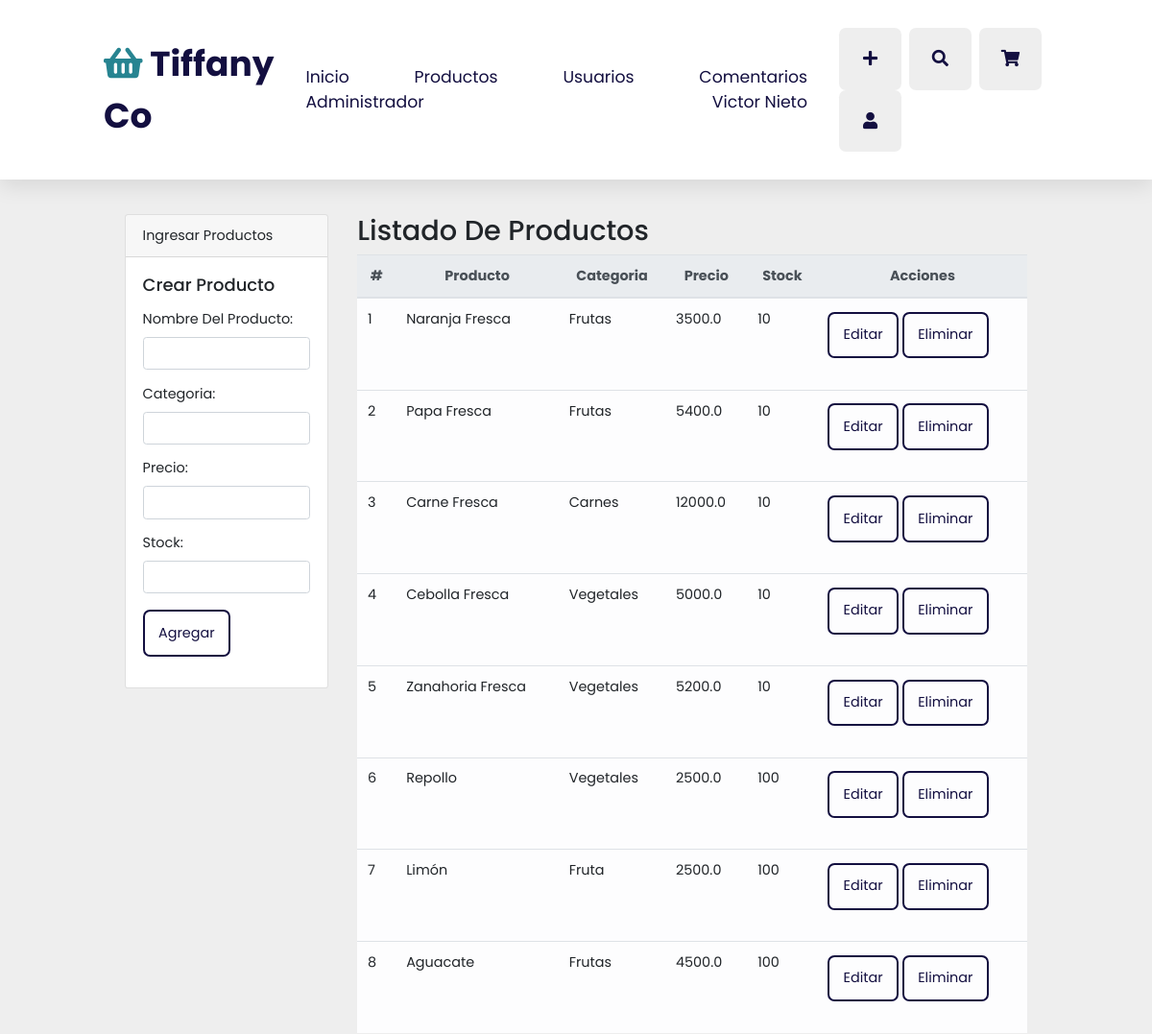
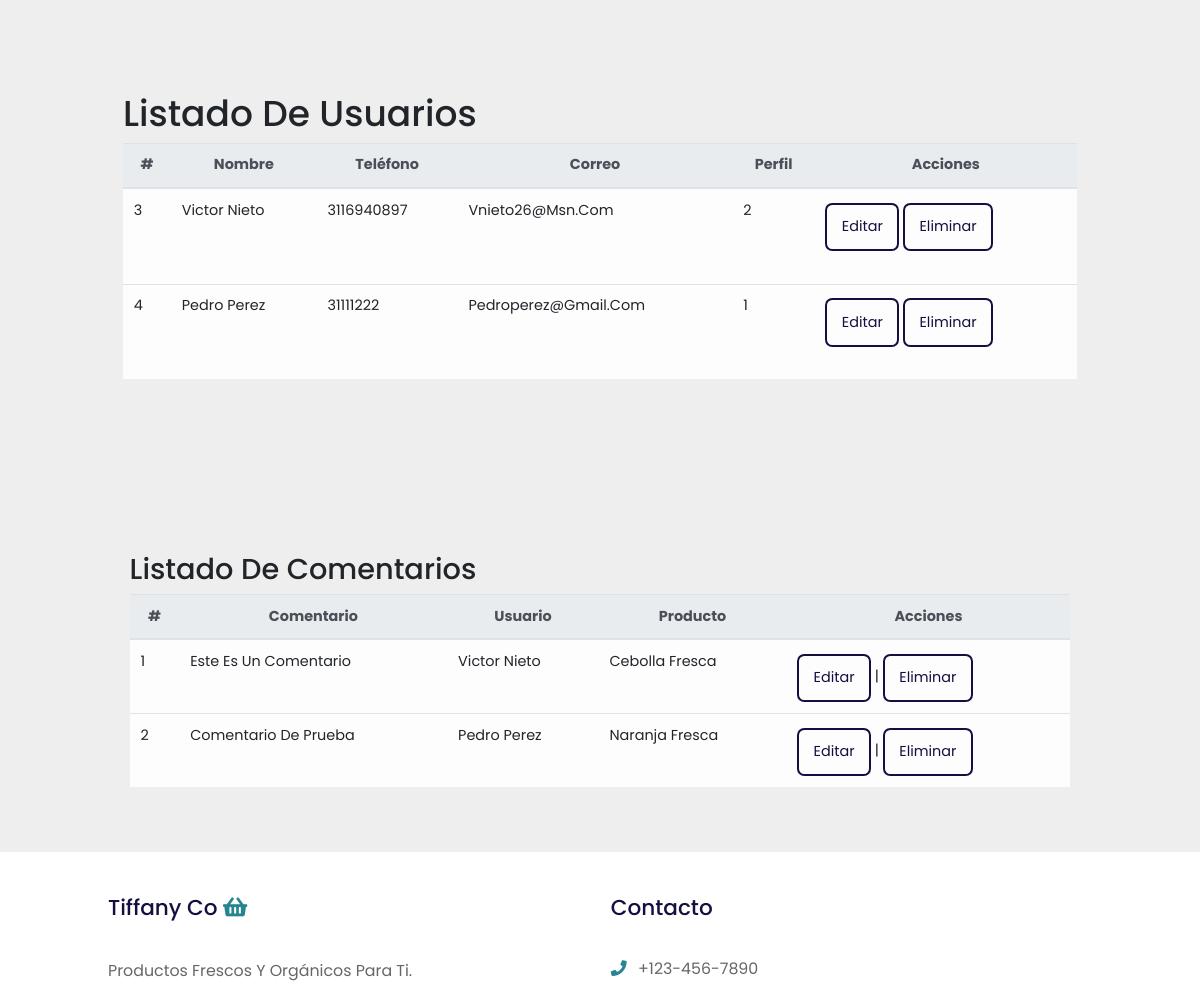
The page /home (signed in, upper part) on the database as committed earlier (2 pictures, top to bottom).
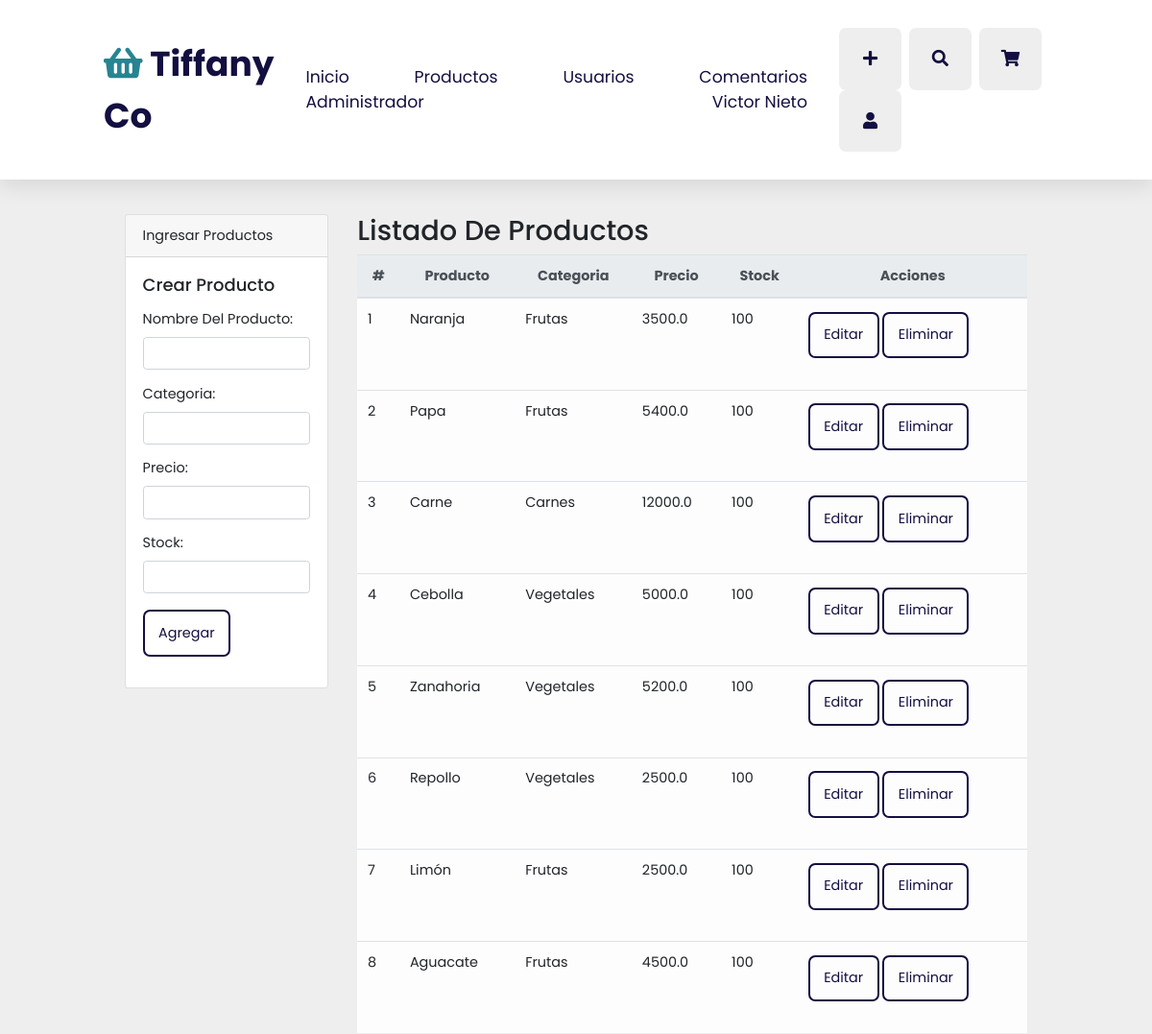
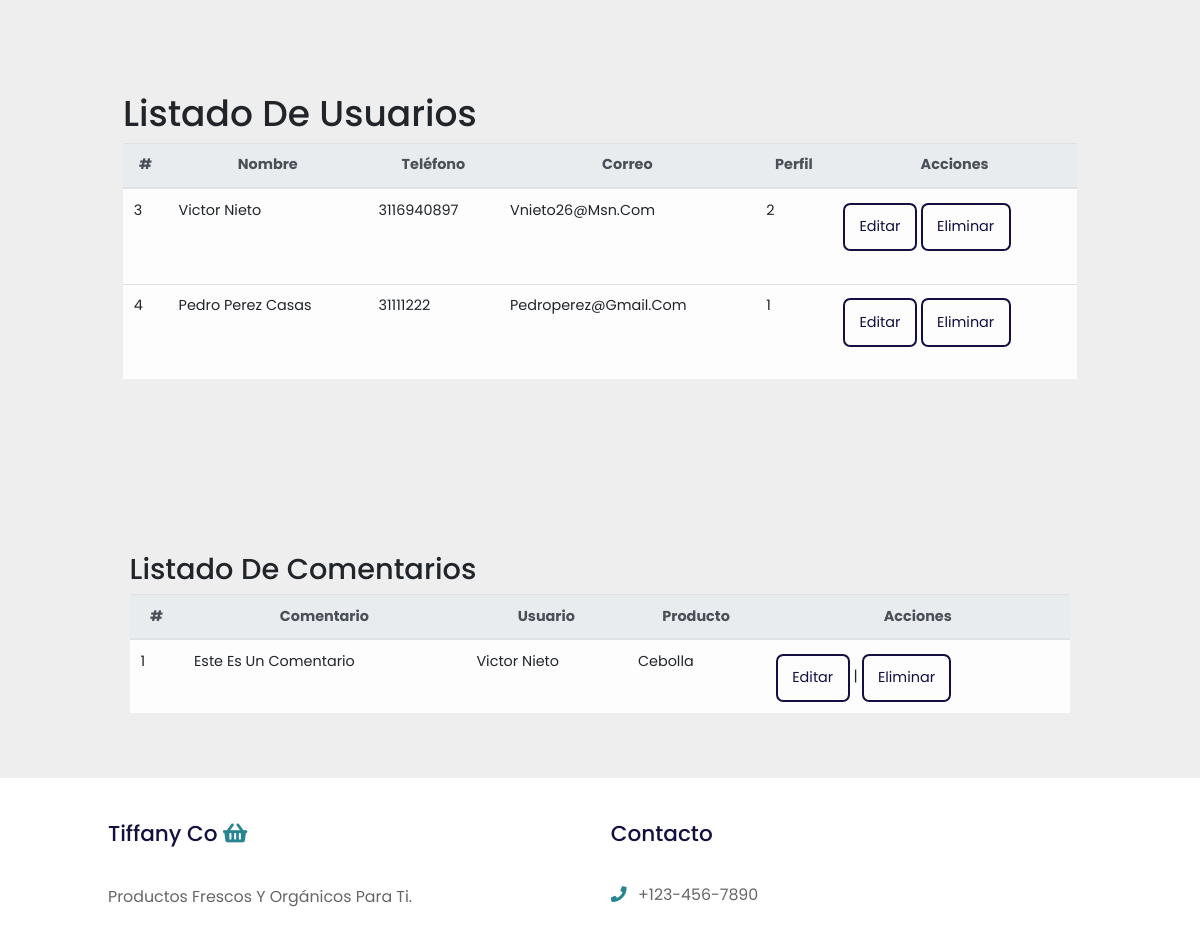
The same page on the database as committed later (2 pictures, top to bottom).
### app.py (models this page shows)
class Users(db.Model):
    id = db.Column(db.Integer, primary_key=True)
    nombre = db.Column(db.String(150), nullable=False)
    telefono = db.Column(db.String(20), nullable=False)
    email = db.Column(db.String(100), unique=True, nullable=False)
    password = db.Column(db.String(80), nullable=False)
    perfil = db.Column(db.String(1), default='1')
    comentario = db.relationship("Comentarios", backref="users")
    compra = db.relationship('Compras', backref='users')

class Products(db.Model):
    id = db.Column(db.Integer, primary_key=True)
    producto = db.Column(db.String(150), nullable=False)
    categoria = db.Column(db.String(50), nullable=False)
    precio = db.Column(db.Float, default = 0.0)
    stock = db.Column(db.Integer, default=0)
    comentario = db.relationship('Comentarios', backref='products')
    compra = db.relationship('Compras', backref='products')

class Comentarios(db.Model):
    id = db.Column(db.Integer, primary_key=True)
    comentario = db.Column(db.String(300), nullable=False)
    id_user = db.Column(db.Integer, db.ForeignKey('users.id'), nullable=False)
    id_producto = db.Column(db.Integer, db.ForeignKey('products.id'), nullable=False)

### app.py (the view)
@ app.route('/home')
def home():
    if 'username' in session:
        productos = Products.query.all()
        users = Users.query.all()
        comentarios = Comentarios.query.all()
        return render_template('home.html', productos=productos, users=users, comentarios= comentarios)
    return redirect(url_for('inicio'))

### templates/home.html (shortened to what this page needs)
<!DOCTYPE html>
<html lang="en">
<head>
    <link rel="stylesheet" href="https://unpkg.com/swiper@7/swiper-bundle.min.css" />
    <link rel="stylesheet" href="https://cdnjs.cloudflare.com/ajax/libs/font-awesome/5.15.4/css/all.min.css">
    <link rel="stylesheet" href="https://maxcdn.bootstrapcdn.com/bootstrap/4.0.0/css/bootstrap.min.css">
    <link rel="stylesheet" href="{{url_for('static', filename='css/style.css') }}">
</head>
<body>
    <header class="header">
        <a href="{{url_for('home')}}" class="logo"> <i class="fas fa-shopping-basket"></i> Tiffany co </a>
        <nav class="navbar">
            <a href="{{url_for('home')}}">Inicio</a>
            <a href="#products">Productos</a>
            <a href="#usuarios">Usuarios</a>
            <a href="#review">Comentarios</a>
            <a href="#Products">Administrador</a>
            <a href="{{url_for('home')}}">{{session['username']}}</a>
        </nav>
        <div class="icons">
            <div class="fas fa-plus" id="register-btn"></div>
            <div class="fas fa-search" id="search-btn"></div>
            <div class="fas fa-shopping-cart" id="cart-btn"></div>
            <div class="fas fa-user" id="login-btn"></div>
        </div>
    </header>
    <section class="features">
        <div class="container mt-5">
            <h1>Gestión Tiffany co</h1>
        </div>
    </section>
    <section class="products" id="products">
        <div class="container p-4 mt-4">
            <div class="row">
                <div class="col-3">
                    <form method="post" action="{{url_for('crear_producto')}}" enctype="multipart/form-data">
                        <div class="card">
                            <div class="card-header">
                                Ingresar Productos
                            </div>
                            <div class="card-body">
                                <h5 class="card-title">Crear Producto</h5>
                                <p class="card-text">
                                <div class="form-group">
                                    <label for="producto">Nombre del producto:</label>
                                    <input id="producto" class="form-control" type="text" name="producto" required>
                                </div>
                                <div class="form-group">
                                    <label for="categoria">Categoria:</label>
                                    <input id="categoria" class="form-control" type="text" name="categoria" required>
                                </div>
                                <div class="form-group">
                                    <label for="precio">Precio:</label>
                                    <input id="precio" class="form-control" type="number" name="precio" required>
                                </div>
                                <div class="form-group">
                                    <label for="stock">Stock:</label>
                                    <input id="stock" class="form-control" type="text" name="stock" required>
                                </div>
                                <div class="form-group">
                                    <input class="btn btn-success" type="submit" value="Agregar">
                                </div>
                                </p>
                            </div>
                        </div>
                    </form>
                </div>
                <div class="col-9">
                    <h2>Listado de Productos</h2>
                    <table class="table table-light">
                        <thead class="thead-light">
                            <tr style="text-align: center">
                                <th>#</th>
                                <th>Producto</th>
                                <th>Categoria</th>
                                <th>Precio</th>
                                <th>Stock</th>
                                <th>Acciones</th>
                            </tr>
                        </thead>
                        <tbody>
                            {% for product in productos %}
                            <tr>
                                <td>{{product.id}}</td>
                                <td>{{product.producto}}</td>
                                <td>{{product.categoria}}</td>
                                <td>{{product.precio}}</td>
                                <td>{{product.stock}}</td>
                                <td>
                                    <a href="" class="btn btn-default btn-rounded mb-4" data-toggle="modal"
                                        data-target="#modaleditproduct{{product.id}}">Editar</a>
                                    <a onclick="return confirm('¿Desea borrar el producto?')"
                                        class="btn btn-danger btn-default btn-rounded mb-4"
                                        href="{{url_for('delete_product', id=product.id)}}">Eliminar</a>
                                </td>
                            </tr>
                            {% endfor %}
                        </tbody>
                    </table>
                </div>
            </div>
        </div>
    </section>
    <section class="usuarios" id="usuarios">
        <div class="container">
            <div class="row">
                <div class="col">
                    <h1>Listado de Usuarios</h1>
                    <table class="table table-light">
                        <thead class="thead-light">
                            <tr style="text-align: center">
                                <th>#</th>
                                <th>Nombre</th>
                                <th>Teléfono</th>
                                <th>Correo</th>
                                <th>Perfil</th>
                                <th>Acciones</th>
                            </tr>
                        </thead>
                        <tbody>
                            {% for user in users %}
                            <tr>
                                <td>{{user.id}}</td>
                                <td>{{user.nombre}}</td>
                                <td>{{user.telefono}}</td>
                                <td>{{user.email}}</td>
                                <td>{{user.perfil}}</td>
                                <td>
                                    <a href="" class="btn btn-default btn-rounded mb-4" data-toggle="modal"
                                        data-target="#modaledituser{{user.id}}">Editar</a>
                                    <a onclick="return confirm('¿Desea borrar el producto?')"
                                        class="btn btn-danger btn-default btn-rounded mb-4"
                                        href="{{url_for('delete_user', id=user.id)}}">Eliminar</a>
                                </td>
                            </tr>
                            {% endfor %}
                        </tbody>
                    </table>
                </div>
            </div>
        </div>
    </section>
    <section class="review" id="review">
    </section>
    <section class="review" id="review">
        <div class="container p-4 mt-4">
            <div class="row">
                <div class="col">
                    <h2>Listado de Comentarios</h2>
                    <table class="table table-light">
                        <thead class="thead-light">
                            <tr style="text-align: center">
                                <th>#</th>
                                <th>Comentario</th>
                                <th>Usuario</th>
                                <th>Producto</th>
                                <th>Acciones</th>
                            </tr>
                        </thead>
                        <tbody>
                            {% for comenta in comentarios %}
                            <tr>
                                <td>{{comenta.id}}</td>
                                <td>{{comenta.comentario}}</td>
                                <td>{{comenta.users.nombre}}</td>
                                <td>{{comenta.products.producto}}</td>
                                <td>
                                    <a class="btn btn-warning" href="/home/edit_comenta/{{comenta.id}}">Editar</a> |
                                    <a onclick="return confirm('¿Desea borrar el producto?')" class="btn btn-danger"
                                        href="/home/delete_comenta/{{comenta.id}}">Eliminar</a>
                                </td>
                            </tr>
                            {% endfor %}
                        </tbody>
                    </table>
                </div>
            </div>
        </div>
    </section>
    <section class="footer">
        <div class="box-container">
            <div class="box">
                <h3> Tiffany co <i class="fas fa-shopping-basket"></i> </h3>
                <p>Productos frescos y orgánicos para ti.</p>
            </div>
            <div class="box">
                <h3>Contacto</h3>
                <a href="#" class="links"> <i class="fas fa-phone"></i> +123-456-7890 </a>
                <a href="#" class="links">  +111-222-3333 </a>
            </div>
        </div>
    </section>
</body>
</html>

### static/css/style.css (style rules this page uses)
:root { --orange:#278491; --black:#130f40; --light-color:#666; --box-shadow:0 .5rem 1.5rem rgba(0,0,0,.1); --border:.2rem solid rgba(0,0,0,.1); --outline:.1rem solid rgba(0,0,0,.1); --outline-hover:.2rem solid var(--black); }
* { font-family: 'Poppins', sans-serif; margin:0; padding:0; box-sizing: border-box; outline: none; border:none; text-decoration: none; text-transform: capitalize; transition: all .2s linear; }
html { font-size: 90%; overflow-x: hidden; scroll-behavior: smooth; scroll-padding-top: 7rem; }
body { background:#eee; }
section { padding:2rem 9%; }
.btn { margin-top: .2rem; display: inline-block; padding:.8rem 1rem; font-size: 1rem; border-radius: .5rem; border:.2rem solid var(--black); color:var(--black); cursor: pointer; background: none; }
.header { position: fixed; top:0; left:0; right: 0; z-index: 1000; display: flex; align-items: center; justify-content: space-between; padding:2rem 9%; background:#fff; box-shadow: var(--box-shadow); }
.header .logo { font-size: 2.5rem; font-weight: bolder; color:var(--black); }
.header .logo i { color:var(--orange); }
.header .navbar a { font-size: 1.2rem; margin:0 1rem; color:var(--black); }
.header .icons div { height: 4.5rem; width: 4.5rem; line-height: 4.5rem; border-radius: .5rem; background: #eee; color:var(--black); font-size: 1.2rem; margin-left: .3rem; cursor: pointer; text-align: center; }
.footer { background: #fff; }
.footer .box-container { display: grid; grid-template-columns: repeat(auto-fit, minmax(25rem, 1fr)); gap:1.5rem; }
.footer .box-container .box h3 { font-size: 1.5rem; color:var(--black); padding:1rem 0; }
.footer .box-container .box h3 i { color:var(--orange); }
.footer .box-container .box .links { display: block; font-size: 1.1rem; color:var(--light-color); padding:1rem 0; }
.footer .box-container .box .links i { color:var(--orange); padding-right: .5rem; }
.footer .box-container .box p { line-height: 1.8; font-size: 1.1rem; color:var(--light-color); padding:1rem 0; }

Rows that differ between the two databases and show on the page:
removed Comentarios: id "2", comentario "Comentario De Prueba", users.nombre "Pedro Perez", products.producto "Naranja Fresca"
changed Products id 1: producto "Naranja Fresca" → "Naranja"; stock "10" → "100"
changed Products id 2: producto "Papa Fresca" → "Papa"; stock "10" → "100"
changed Products "Carnes": producto "Carne Fresca" → "Carne"; stock "10" → "100"
changed Products id 4: producto "Cebolla Fresca" → "Cebolla"; stock "10" → "100"
changed Products id 5: producto "Zanahoria Fresca" → "Zanahoria"; stock "10" → "100"
changed Products "Limón": categoria "Fruta" → "Frutas"
changed Users "Pedroperez@gmail.com": nombre "Pedro Perez" → "Pedro Perez Casas"
changed through a linked row, Comentarios "Este Es Un Comentario": products.producto "Cebolla Fresca" → "Cebolla"
